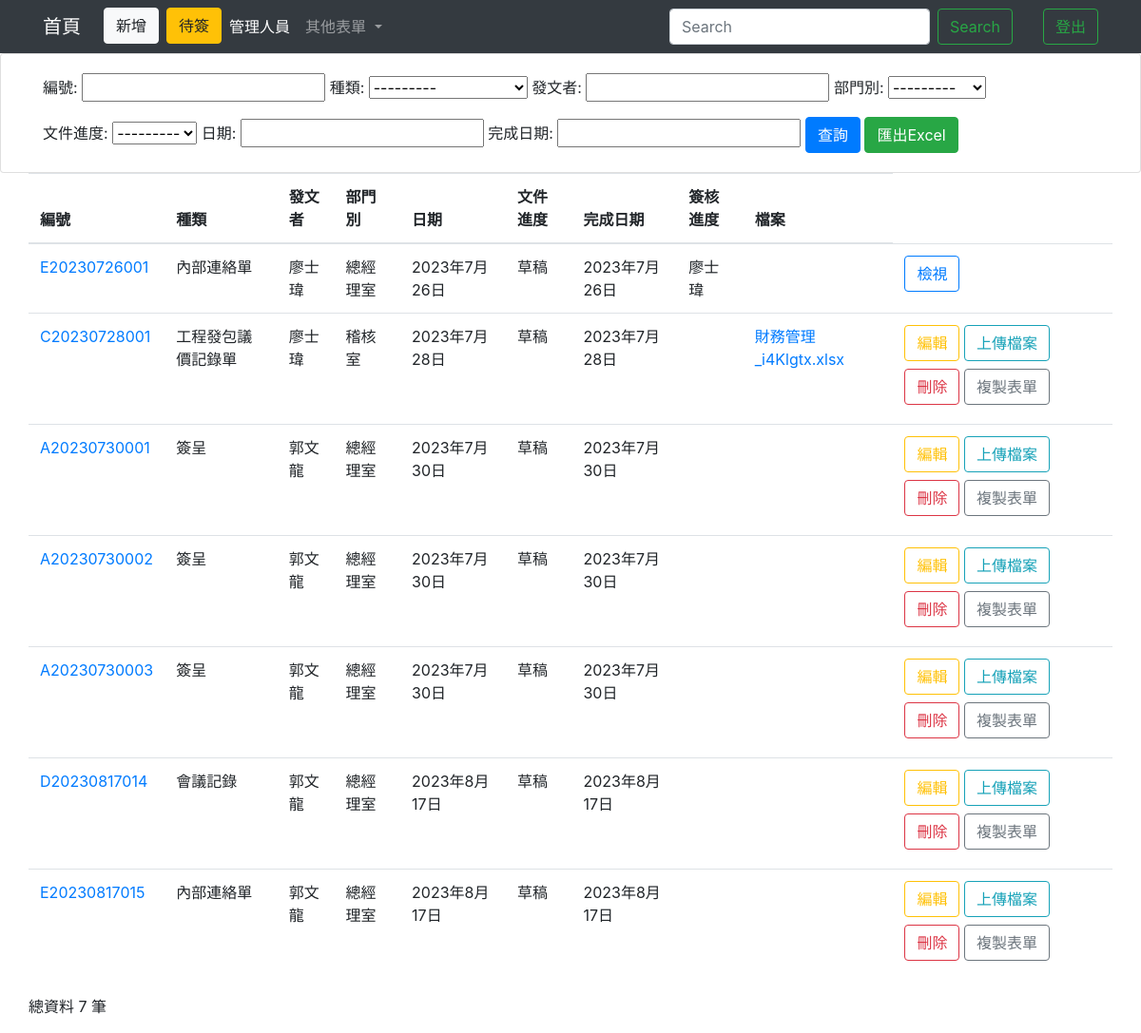
Page /homeIndex/ (signed in) on the earlier database version.
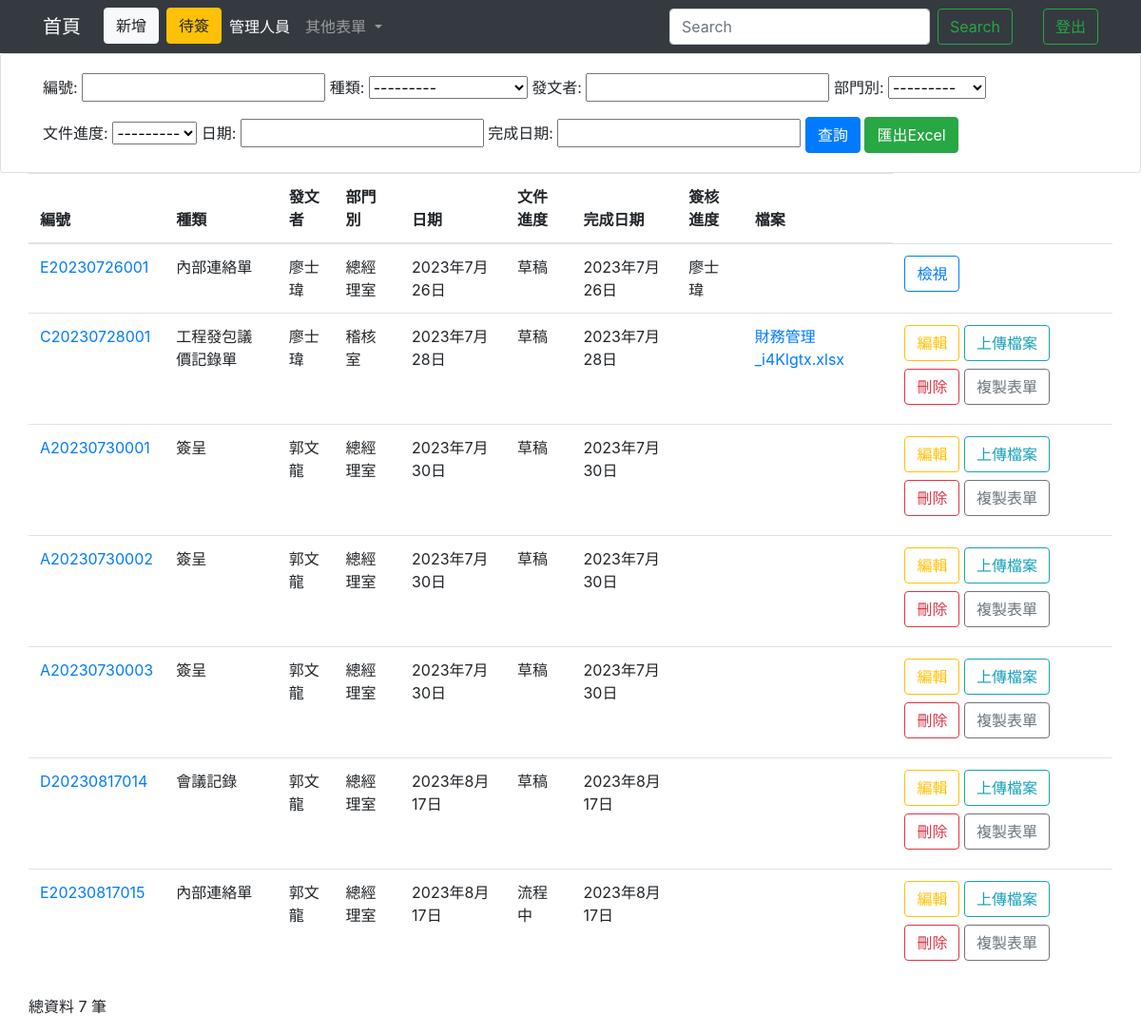
Same page on the later database version.
### testapp/models.py (models this page shows)
class Home(models.Model):
    TYPE = (("簽呈","簽呈"),("會議記錄","會議記錄"),("內部連絡單","內部連絡單"),
            ("工程發包議價記錄單","工程發包議價記錄單"),("設計變更通知單","設計變更通知單"))
    DEP = (("總經理室","總經理室"),("稽核室","稽核室"),("文管中心","文管中心"),
            ("管理部","管理部"),("業務設計部","業務設計部"),("廠務部","廠務部"))
    PRO = (("草稿","草稿"),("流程中","流程中"),("廢單","廢單"),("結案","結案"))
    REC = (("None","無"),("郭文龍","郭文龍"),("侯國興","侯國興"),("郭文河","郭文河"),("高晟琅","高晟琅"),("黃睿堂","黃睿堂"),("鄭任雯","鄭任雯"),("高麗華","高麗華"),("侯宗仁","侯宗仁"),("黃美禎","黃美禎"),("江水木","江水木"),("吳建進","吳建進"),("王韋盛","王韋盛"),("陳佳欣","陳佳欣"),("蔡孟亭","蔡孟亭"),("馮文明","馮文明"),("陳恆瑞","陳恆瑞"),("郭文欽","郭文欽"),("陳春能","陳春能"),("黃春北","黃春北"))
    cNumber = models.CharField(max_length=50, default='', null=False)
    cAuther = models.CharField(max_length=20, null=False)#姓名
    cDepartment = models.CharField(max_length=50,null=False, choices=DEP)#單位
    cType = models.CharField(max_length=10,default=" ",null=False, choices=TYPE)
    cProgress = models.CharField(max_length=20,null=False,default='',choices=PRO)
    cDate = models.DateField(null=False)#日期
    cEndDate = models.DateField(blank=True, null=True)
    cLock = models.CharField(max_length=5,null=False,default='否')
    cReceive  = models.CharField(max_length=20,blank=True,null=True,choices=REC)
    cFile = models.FileField(blank=True, null=True)

### testapp/views.py (the view)
# urls.py: path('homeIndex/',homeIndex),
def homeIndex(request):
    global excel_filter
    if request.user.is_authenticated:
        username=request.user.username
        authenticate=request.user.is_staff
        firstname = request.user.first_name
    allPerson = Home.objects.filter(cReceive = firstname)
    allpersonCount = len(allPerson)
    if 'q' in request.GET:
        q = request.GET['q']
        multiple_q = Q(Q(cNumber__icontains=q) | Q(cDepartment__icontains=q) | Q(cType__icontains=q) | Q(cAuther__icontains=q) | Q(cProgress__icontains=q) | Q(cDate__icontains=q) | Q(cEndDate__icontains=q))
        all = Home.objects.filter(multiple_q)
        excel_filter = all
    else:
        all = Home.objects.all().order_by("id")
        homeFilter = HomeFilter(request.GET, queryset=all)
        all = homeFilter.qs
        excel_filter = all
    allHomeCount = len(all)
    return render(request, "homeIndex.html",locals())

### templates/homeIndex.html (shortened to what the changed rows need)
<!DOCTYPE html>
<html lang="en">
<head>
  <link rel="stylesheet" href="https://cdn.jsdelivr.net/npm/bootstrap@4.6.2/dist/css/bootstrap.min.css">
  {% load static %}
</head>
<body>
  <form action="." method="POST">
    <div class="container-lg">
      <div class="row">
        <table class="table">
          <thead>
            <th scope="col">編號</th>
            <th scope="col">種類</th>
            <th scope="col">發文者</th>
            <th scope="col">部門別</th>
            <th scope="col">日期</th>
            <th scope="col">文件進度</th>
            <th scope="col">完成日期</th>
            <th scope="col">簽核進度</th>
            <th scope="col">檔案</th>
          </thead>
          <tbody>
            {% for unit in all %}
            <tr>
              {% if unit.cType == "簽呈" %}
                <td><a href="/signView/{{unit.cNumber}}/">{{unit.cNumber}}</a> </td>
              {% elif unit.cType == "會議記錄" %}
                <td><a href="/meetingView/{{unit.cNumber}}/">{{unit.cNumber}}</a> </td>
              {% elif unit.cType == "內部連絡單" %}
                <td><a href="/contactView/{{unit.cNumber}}/">{{unit.cNumber}}</a></td>
              {% elif unit.cType == "工程發包議價記錄單" %}
                <td><a href="/contractView/{{unit.cNumber}}/">{{unit.cNumber}}</a></td>
              {% else %}
                <td><a href="/changeView/{{unit.cNumber}}/">{{unit.cNumber}}</a></td>
              {% endif %}
              <td>{{unit.cType}}</td>
              <td>{{unit.cAuther}}</td>
              <td>{{unit.cDepartment}}</td>
              <td>{{unit.cDate}}</td>
              <td>{{unit.cProgress}}</td>
              <td>{{unit.cEndDate}}</td>
              {% if unit.cReceive != "None" %}
                <td>{{unit.cReceive}}</td>
              {% else %}
              <td></td>
              {% endif %}
              {% if unit.cFile != None %}
                <td><a href="http://127.0.0.1:8000/media/{{unit.cFile}}" download>{{unit.cFile}}</a></td>
              {% else %}
                <td>{{unit.cFile}}</td>
              {% endif %}
              {% if unit.cLock == "否" %}
                {% if unit.cReceive == "None" %}
                <td>
                  <button type="button" class="btn btn-outline-warning mb-2" id="Detail/{{unit.cNumber}}" onclick="Detail(event)">編輯</button>
                  <button type="button" class="btn btn-outline-info mb-2" id="{{unit.id}}" onclick="Edit(event)">上傳檔案</button>
                  <button type="button" class="btn btn-outline-danger mb-2" id="{{unit.id}}" onclick="Delete(event)">刪除</button>
                  <button type="button" class="btn btn-outline-secondary mb-2" id="{{unit.cNumber}}" onclick="Copy(event)">複製表單</button>
                </td>
                {% endif %}
              {% endif %}
            </tr>
            {% endfor %}
          </tbody>
        </table>
      </div>
    </div>
  </form>
</body>
</html>

Differences in the rows shown:
changed Home: cProgress "草稿" → "流程中"
